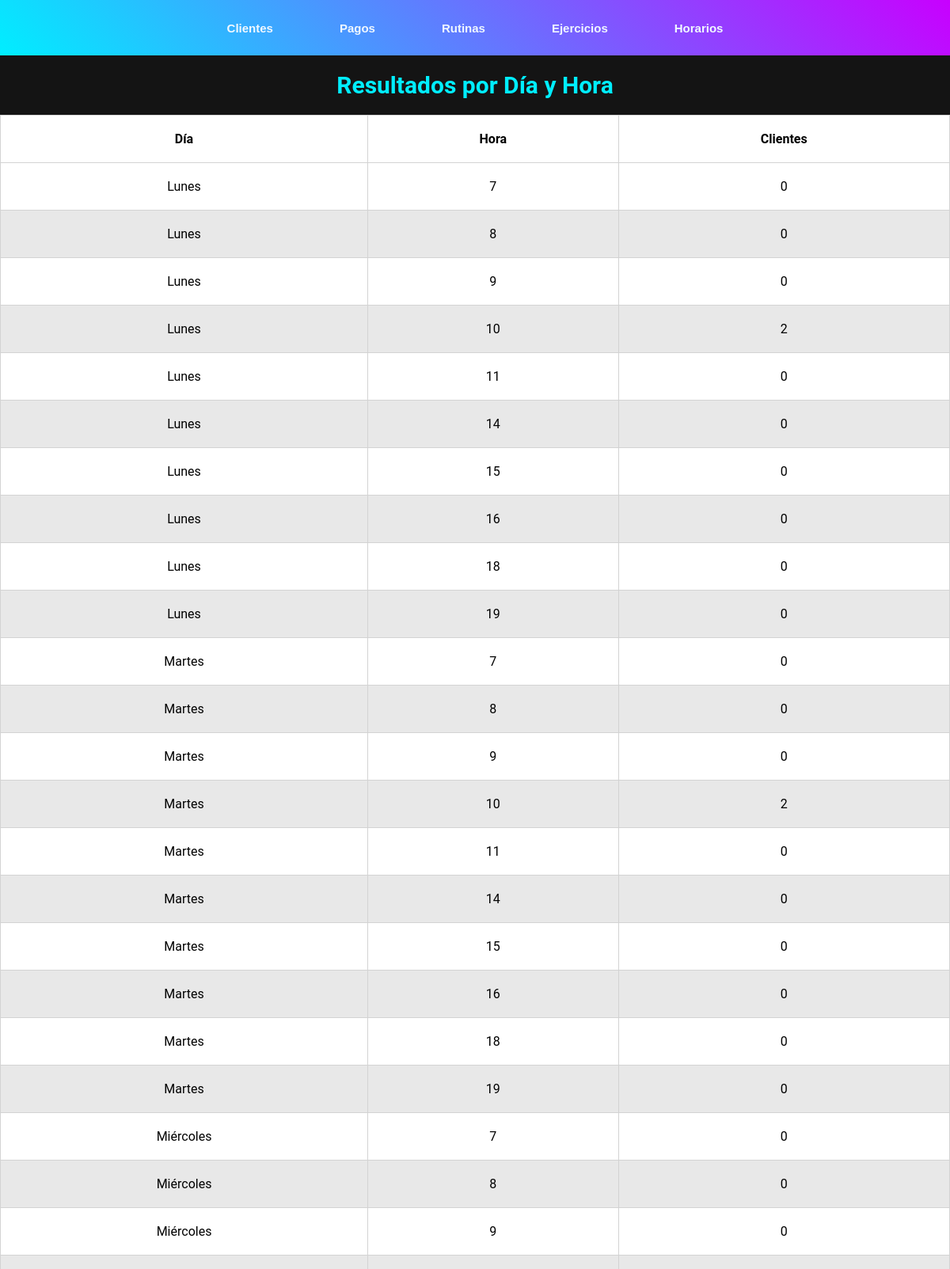
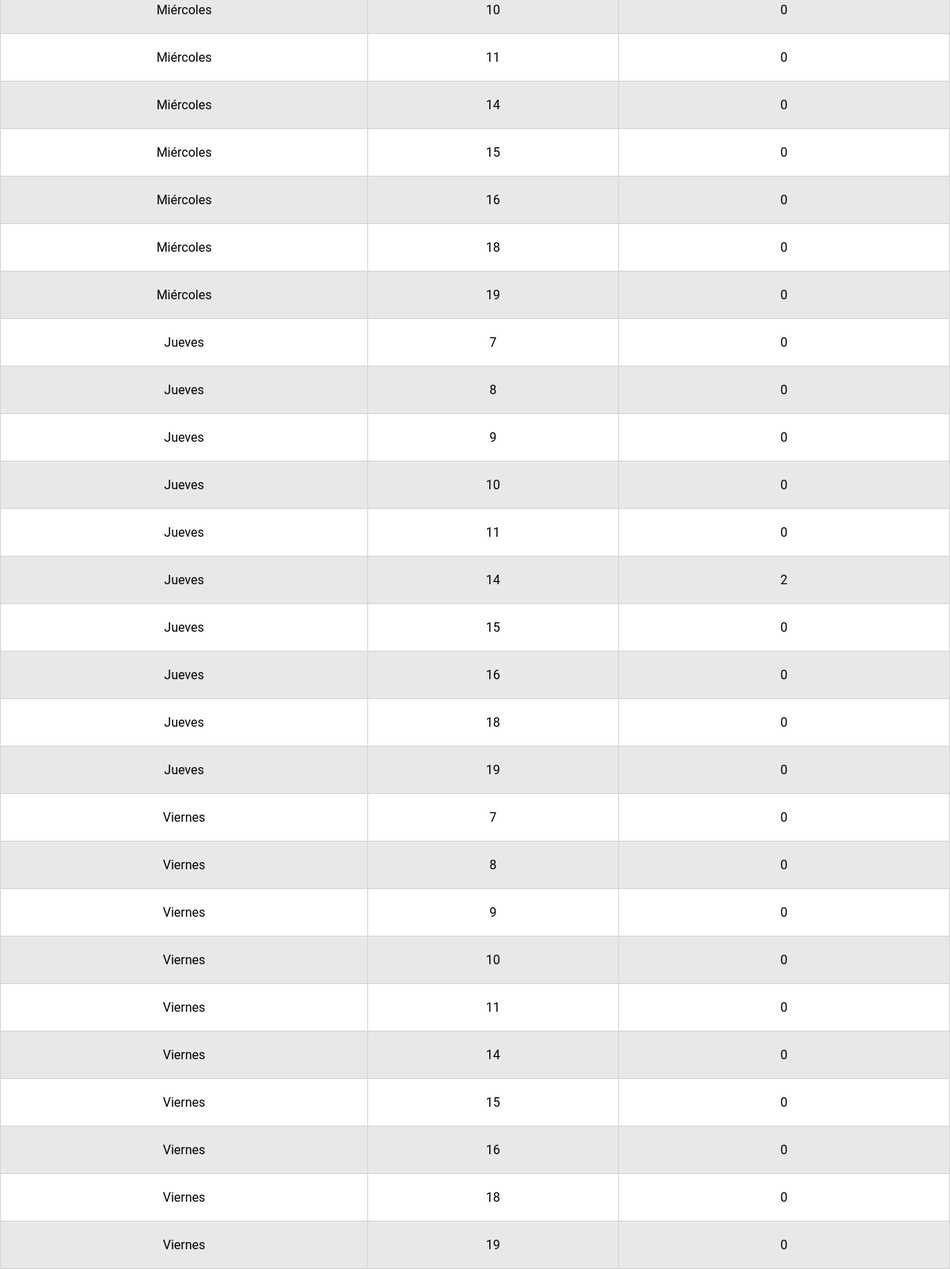
/horarios/, run on the app's committed database (2 pictures, top to bottom).
### controler/models.py (models this page shows)
class Dia(models.Model):
    dia = models.CharField(max_length=15)
    hora = models.ForeignKey(Hora, on_delete=models.CASCADE, blank=True)
    clientes = models.ForeignKey(Cliente, blank=True, on_delete=models.CASCADE)

### controler/views.py (the view)
# urls.py: path("horarios/", horarios, name="horarios"),
def horarios(request):
    dias_semana = ['Lunes', 'Martes', 'Miércoles', 'Jueves', 'Viernes']
    horarios = [7, 8, 9, 10, 10, 11, 14, 15, 15, 16, 18, 19]
    resultados_por_dia_hora = {}
    for dia in dias_semana:
        for horario in horarios:
            clave = f"{dia}                 {horario}"
            clientes_count = Dia.objects.filter(dia=dia, hora__horario=horario).aggregate(clientes_count=Count('clientes'))['clientes_count'] or 0
            if clave not in resultados_por_dia_hora:
                resultados_por_dia_hora[clave] = clientes_count
            else:
                resultados_por_dia_hora[clave] += clientes_count
    return render(request, 'horarios.html', {'resultados_por_dia_hora': resultados_por_dia_hora})

### controler/templates/horarios.html (shortened to what this page needs)
{% extends 'navbar.html' %}
{% load static %}
    {% block extra_styles %}
    {% load static %}
      <link rel="stylesheet" href="{% static 'css/navbar.css' %}">
      <link rel="stylesheet" href="{% static 'css/horarios.css' %}">
    {% endblock %}
    {% block content %}
    <h1>Resultados por Día y Hora</h1>
    <table border="1">
        <tr>
            <th>Día</th>
            <th>Hora</th>
            <th>Clientes</th>
        </tr>
        {% for clave, clientes_count in resultados_por_dia_hora.items %}
            <tr class="{% cycle 'blanco' 'gris' %}">
                <td>{{ clave|slice:":9" }}</td>
                <td>{{ clave|slice:"-2:" }}</td>
                <td>{{ clientes_count }}</td>
            </tr>
        {% endfor %}
    </table>
    {% endblock %}

### controler/static/css/navbar.css (style rules this page uses)
body { margin: 0; padding: 0; background-color: rgba(5, 5, 5, 0.936); font-family: 'Roboto', sans-serif; }
* { margin: 0; padding: 0; box-sizing: border-box; }
h1, h2 { display: flex; justify-content: center; align-items: center; font-size: 30px; font-weight: 600; color: #0ef; margin:20px 0px; }

### controler/static/css/horarios.css (style rules this page uses)
table { width: 100%; text-align: center; border-collapse: collapse; border: 1px solid black; }
th, td { padding: 20px; border: 1px solid #d3d3d3; }
.blanco, th { background: #fff; }
.gris { background: #E8E8E8; }

### data on the page
Dia: dia "Lunes", clave "10", id "2"

### other printed values
{{ clave|slice:":9" }} "Lunes" "Lunes" "Lunes" "Lunes" "Lunes" "Lunes" "Lunes" "Lunes" "Lunes" "Martes" "Martes" "Martes" "Martes" "Martes" "Martes" "Martes" "Martes" "Martes" "Martes" "Miércoles" "Miércoles" "Miércoles" "Miércoles" "Miércoles" "Miércoles" "Miércoles" "Miércoles" "Miércoles" "Miércoles" "Jueves" "Jueves" "Jueves" "Jueves" "Jueves" "Jueves" "Jueves" "Jueves" "Jueves" "Jueves" "Viernes" "Viernes" "Viernes" "Viernes" "Viernes" "Viernes" "Viernes" "Viernes" "Viernes" "Viernes"
{{ clave|slice:"-2:" }} "7" "8" "9" "11" "14" "15" "16" "18" "19" "7" "8" "9" "10" "11" "14" "15" "16" "18" "19" "7" "8" "9" "10" "11" "14" "15" "16" "18" "19" "7" "8" "9" "10" "11" "14" "15" "16" "18" "19" "7" "8" "9" "10" "11" "14" "15" "16" "18" "19"
{{ clientes_count }} "0" "0" "0" "0" "0" "0" "0" "0" "0" "0" "0" "0" "2" "0" "0" "0" "0" "0" "0" "0" "0" "0" "0" "0" "0" "0" "0" "0" "0" "0" "0" "0" "0" "0" "2" "0" "0" "0" "0" "0" "0" "0" "0" "0" "0" "0" "0" "0" "0"
